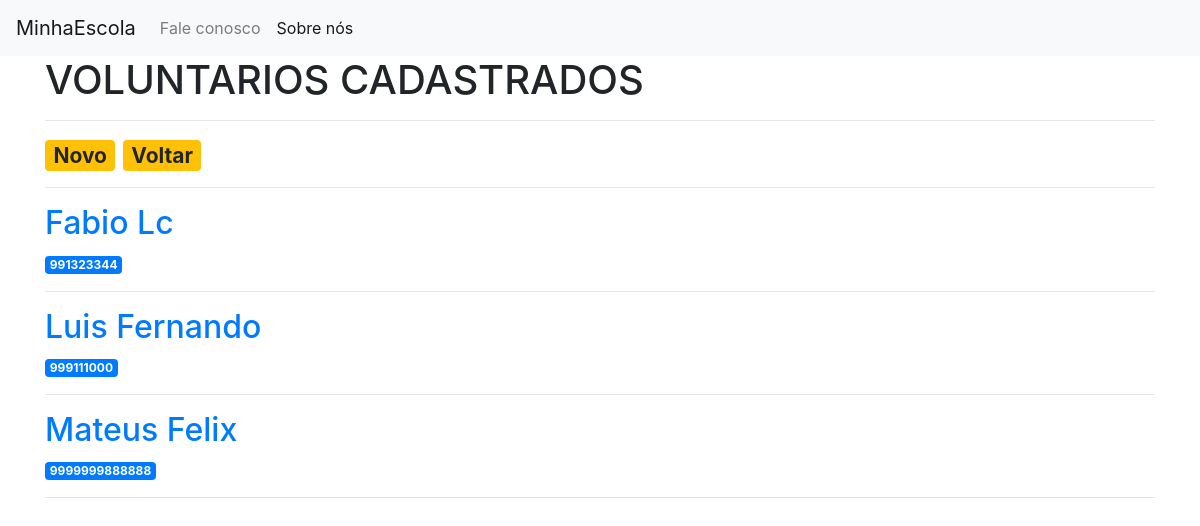
Screenshot of /voluntarios with the database file from the repository.
### App.py (models this page shows)
class Posts(db.Model):
    id = db.Column(db.Integer, primary_key=True)
    created = db.Column(db.DateTime, default=datetime.datetime.utcnow)
    title = db.Column(db.String(80), nullable=False)
    contato = db.Column(db.Integer, nullable=True)
    email = db.Column(db.String(150), nullable=True)
    content = db.Column(db.String(500), nullable=False)
    tipo = db.Column(db.CHAR, default='M')

### App.py (the view)
@app.route('/voluntarios')
def voluntarios():
    vlt = Posts.query.all()
    return render_template('voluntarios.html', volunteer=vlt)

### templates/voluntarios.html
{% extends 'base.html' %}
{% block content %}
    <h1>{% block title %} VOLUNTARIOS CADASTRADOS {% endblock %}</h1><hr>
        <h3><a href="/cadastro">
            <span class="badge badge-warning">Novo</span></a>
        <a href="/escola">
            <span class="badge badge-warning">Voltar</span>
        </a>
        </h3><hr>
     {% for post in volunteer %}
    {% if post.tipo == 'V' %}
    <a href="{{ url_for('post', post_id=post['id']) }}">
        <h2>{{ post['title'] }} </h2>
    </a>
    <span class="badge badge-primary"> {{post['contato'] }}</span>
    <hr>
    {% endif %}
    {% endfor %}
{% endblock %}

### templates/base.html (shortened to what this page needs)
<!doctype html>
<html lang="en">
  <head>
    <link rel="stylesheet" href="https://stackpath.bootstrapcdn.com/bootstrap/4.3.1/css/bootstrap.min.css">
  </head>
  <body>
    <nav class="navbar navbar-expand-md navbar-light bg-light">
        <a class="navbar-brand" href="{{ url_for('index')}}">MinhaEscola</a>
        <div class="collapse navbar-collapse" id="navbarNav">
            <ul class="navbar-nav">
            <li class="nav-item">
            <a class="nav-link" href="{{url_for('create')}}">Fale conosco</a>
            </li>
            <li class="nav-item active">
                <a class="nav-link" href="#">Sobre nós</a>
            </li>
            </ul>
        </div>
    </nav>
    <div class="container">
        {% block content %} {% endblock %}
    </div>
  </body>
</html>

### rows the page displays
Posts: title "Fabio Lc", contato "991323344"
Posts: title "Luis Fernando", contato "999111000"
Posts: title "Mateus Felix", contato "9999999888888"
